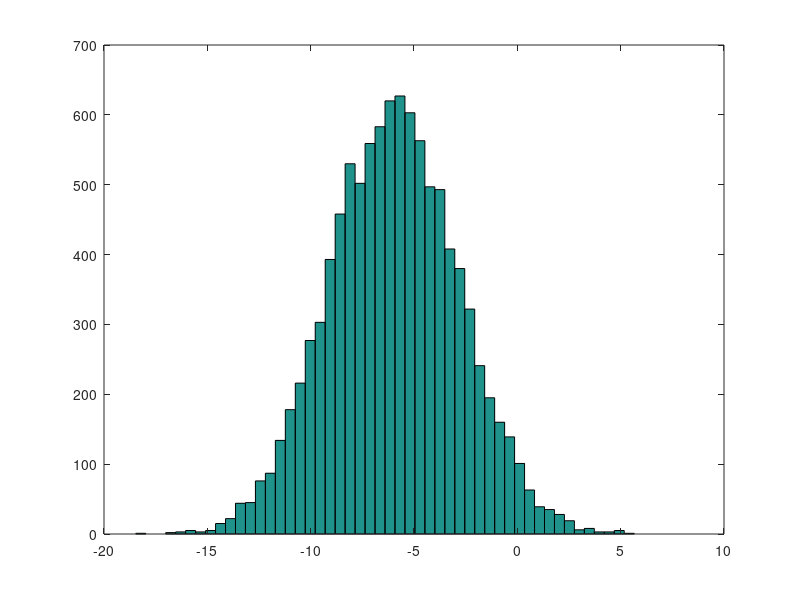

Here is the MATLAB script that generated this plot:
5+6
5-3
4*8
5/2
5%2
2^6
1==2
1!=2
1 && 0 %AND
1 || 0 %OR
xor(1,0)
PS1('>> ');
a=3
a
a=3; % semicolon supressing output
a=3
b='hi'
b
a=pi;
a
disp(a);
disp(sprintf('2 decimal: %0.2f',a))
disp(sprintf('6 decimal: %0.6f',a))
format long
a
format short
a

A=[1 2;3 4; 5 6]

A=ones(2,2);

A=zeros(3,3);

B=2*ones(2,2);

v=1:0.1:2

v=1:6

w=rand(1,3)

rand(3,3)

w=randn(1,3)

w=randn(3,3)

w=-6+sqrt(10)*(randn(1,10000))

hist(w)

hist(w,50)

eye(4)

I=eye(5)

help eye

help rand

help help


